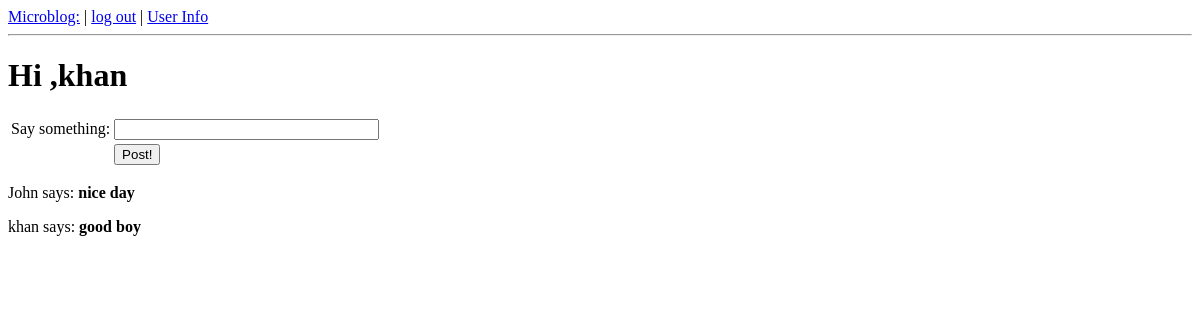
The page /index (signed in) on the database as committed earlier.
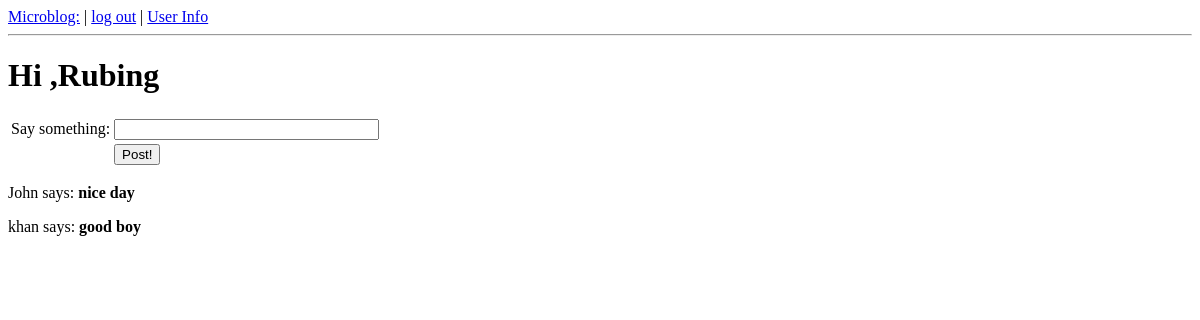
The same page on the database as committed later.
### app/models.py (models this page shows, shortened)
class User(db.Model):
    id=db.Column(db.Integer,primary_key=True)
    nickname=db.Column(db.String(64),index=True,unique=True)
    email=db.Column(db.String(120),index=True,unique=True)
    posts=db.relationship('Post',backref='author',lazy='dynamic')
    about_me=db.Column(db.String(140))
    last_seen=db.Column(db.DateTime)
    followed=db.relationship('User',
                             secondary=followers,
                             primaryjoin=(followers.c.follower_id==id),
                             secondaryjoin=(followers.c.followed_id==id),
                             backref=db.backref('followers',lazy='dynamic'),
                             lazy='dynamic')

### app/views.py (the view)
@app.route("/",methods=['GET','POST'])
@app.route("/index")
@login_required
def index():
    user=g.user
    form=PostForm()
    if form.validate_on_submit():
        post=Post(body=form.post.data,timestamp=datetime.utcnow(),author=g.user)
        db.session.add(post)
        db.session.commit()
        flash('Your post is now alive')
        return redirect(url_for('index'))
    posts=[
        {
            'author':{'nickname':'John'},
            'body':'nice day'
        },
        {
            'author':{'nickname':'khan'},
            'body':'good boy'
        }]
    return render_template('index.html',title='home',\
                           form=form,user=user,posts=posts)

### app/forms.py
class PostForm(FlaskForm):
    post=StringField('post',validators=[DataRequired()])

### app/views.py (called while the page is built)
@lm.user_loader
def load_user(id):
    return User.query.get(int(id))

@app.before_request
def before_request():
    g.user=current_user
    if g.user.is_authenticated:
        g.user.last_seen=datetime.utcnow()
        db.session.add(g.user)
        db.session.commit()

### app/templates/index.html (shortened to what this page needs)
{% extends "base.html"%}
{%block content%}
<h1>Hi ,{{user.nickname}}</h1>
<form action="" method="post" name="post">
    <table>
        <tr>
            <td>Say something:</td>
            <td>{{form.post(size=30,maxlength=140)}}</td>
            <td>
            </td>
        </tr>
        <tr>
            <td></td>
            <td><input name="" type="submit" value="Post!"/></td>
            <td></td>
        </tr>
    </table>
</form>
{%for post in posts%}
<div>
    <p>
        {{post.author.nickname}} says: <b>{{post.body}}</b>
    </p>
</div>
{%endfor%}
{%endblock%}

Rows that differ between the two databases and show on the page:
changed User: nickname "khan" → "Rubing"
